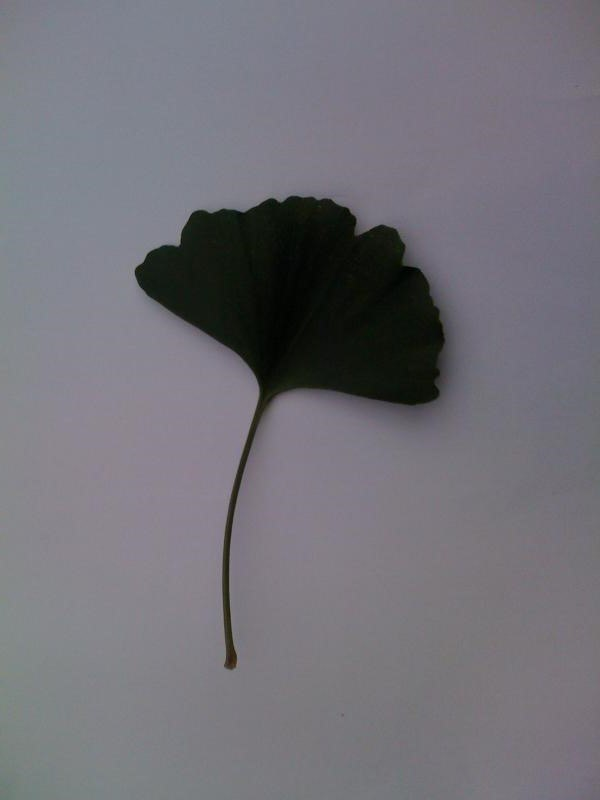
#> input picture img/1.jpg, 600 x 800 px
$ python -i leafCheck.py   (imports and definitions only)   (Python 2 division)   (older library calls are emulated)
#> lines starting #> are read from the running program, lines starting #| are printed output that depends on the picture; after the words box and inside, x2 and y2 are one past the last pixel; in counts of white or black regions, pixels touching at a corner belong together
# -*- coding: utf-8 -*-
"""
Created on Mon Nov 13 14:47:19 2017

@author: Eclair
"""
import numpy as np
import cv2
import math

def leafCheck(sourceImage):
    result = True

    # Resize if necessary
    TARGET_PIXEL_AREA = 300000.0
    ratio = float(sourceImage.shape[1]) / float(sourceImage.shape[0])
#> ratio = 0.75
    new_h = int(math.sqrt(TARGET_PIXEL_AREA / ratio) + 0.5)
#> new_h = 632
    new_w = int((new_h * ratio) + 0.5)
#> new_w = 474
    img = cv2.resize(sourceImage, (new_w,new_h))
    height, width = img.shape
#> height = 632; width = 474

    # Threshold
    th, im_th = cv2.threshold(img, 0, 255, cv2.THRESH_BINARY_INV+cv2.THRESH_OTSU)
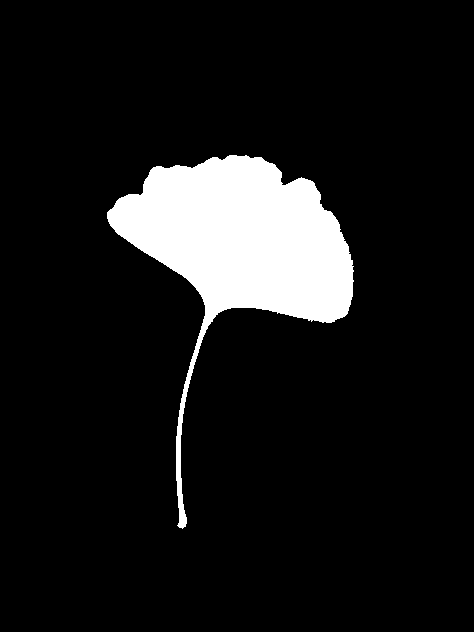
#> im_th: shape (632, 474); 9.7% white; 1 white region, box (x1, y1, x2, y2) and area: (107, 155, 354, 529) 29007
#> th = 71

    # Copy the thresholded image.
    im_floodfill = im_th.copy()

    # Mask used to flood filling.
    # Notice the size needs to be 2 pixels > than the image.
    h, w = im_th.shape[:2]
#> h = 632; w = 474
    mask = np.zeros((h+2, w+2), np.uint8)

    # Floodfill from point (0, 0)
    cv2.floodFill(im_floodfill, mask, (0,0), 255);
#> im_floodfill: shape (632, 474); every value is 255

    # Invert floodfilled image
    im_floodfill_inv = cv2.bitwise_not(im_floodfill)
#> im_floodfill_inv: shape (632, 474); every value is 0

    # Combine the two images to get the foreground.
    im_out = im_th | im_floodfill_inv

    # Connected components
    nb_components, output, stats, centroids = cv2.connectedComponentsWithStats(im_out, connectivity=8)
#> nb_components = 2; stats = [[0, 0, 474, 632, 270561], [107, 155, 247, 374, 29007]]; centroids = [[236.1, 323.1], [239.8, 244.3]]
    sizes = stats[1:, -1]; nb_components = nb_components - 1
#> after `sizes = stats[1:, -1]`: sizes = [29007]
#> after `nb_components = nb_components - 1`: nb_components = 1
    min_size = height*width*0.08
#> min_size = 23965.4

    # Remove small objects
    img = np.zeros((output.shape))
    for i in range(0, nb_components):
        if sizes[i] >= min_size:
            img[output == i + 1] = 255
#> img: shape (632, 474) float64; 9.7% white; 1 white region

    img = img.astype(np.uint8)

    #Contours
    edgedImage = img.copy()
    _, contours, _ = cv2.findContours(edgedImage, cv2.RETR_EXTERNAL, cv2.CHAIN_APPROX_SIMPLE)
#> contours = 1 contour; box (x1, y1, x2, y2) and area: (107, 155, 354, 529) 28470
    cv2.drawContours(edgedImage,contours,-1,(255,255,255),1)
    #cv2.imshow('After contouring', preprocessedImage)
    #
#    testlen = len(contours)
#    print testlen
    if len(contours) == 0:
        result=False
        error = 'The leaf is too small. Take a closer shot!'
        return error,0,0

    else:
        #Tophat
        kernel = cv2.getStructuringElement(cv2.MORPH_ELLIPSE,(50, 50))
        #kernel = np.ones((15,25),np.uint8)
        tophat = cv2.morphologyEx(img, cv2.MORPH_TOPHAT, kernel)
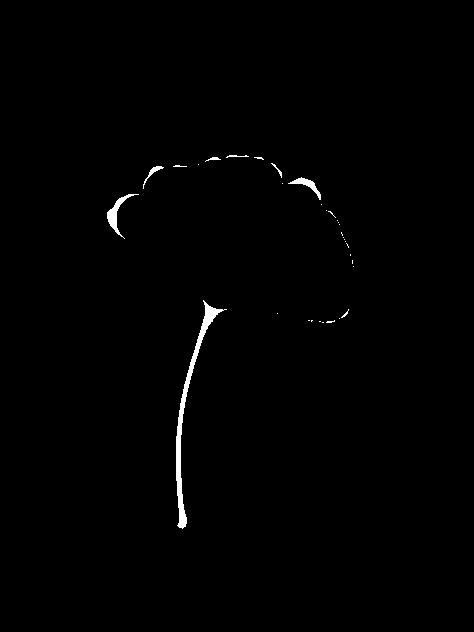
#> tophat: shape (632, 474); 0.7% white; 33 white regions (26 under 20 px)
        thresh = cv2.threshold(tophat, 200, 255, cv2.THRESH_BINARY)[1]
        thresh2 = thresh.copy()
        _, contours,_ = cv2.findContours(thresh2,cv2.RETR_TREE,cv2.CHAIN_APPROX_SIMPLE)
#> contours = 33 contours, 29 with area under 20; largest, box (x1, y1, x2, y2) and area: (176, 300, 227, 529) 1061, (107, 194, 139, 239) 250, (288, 177, 321, 200) 152, (143, 166, 164, 189) 58
        cv2.drawContours(thresh2,contours,-1,(255,255,255),1)
        #cv2.imshow('Tophat', thresh2)

        if len(contours) == 0:
            result=False
            error = 'Error. Use a neutral background, please!'
            return error,0,0

        else:
            #
            def findDiag(cont):
                #
                rect = cv2.minAreaRect(cont)
                box = cv2.boxPoints(rect)
                box = np.int0(box)
                #
                side = np.sqrt((box[0,0]-box[2,0])**2+(box[2,1]-box[0,1])**2)
                return side

            maxSide=0
            #
            for cont in contours:
                side = findDiag(cont)
                if side > maxSide:
                    maxSide = side
#> this loop made 33 passes
#> (rect in findDiag, box in findDiag, side, maxSide) on passes 1, 3, 8, 9: (((322.5, 322), (0, 1), -90), [[323, 322], [322, 322], [322, 322], [323, 322]], 1, 1), (((330, 321.3), (8.2, 1.56), -8.13), [[326, 322], [325, 321], [334, 320], [334, 321]], 8.25, 8.25), (((345.2, 313.6), (10.63, 1.88), -48.81), [[342, 318], [341, 317], [348, 309], [349, 310]], 10.82, 10.82), (((192.2, 413.9), (228, 27.95), -79.41), [[184, 528], [157, 523], [199, 299], [226, 304]], 229.5, 229.5)
#> (rect in findDiag, box in findDiag, side) on passes 2, 5, 6, 7, 10, 13: (((319.5, 321), (0, 1), -90), [[320, 321], [319, 321], [319, 321], [320, 321]], 1), (((308.5, 320), (0, 1), -90), [[309, 320], [308, 320], [308, 320], [309, 320]], 1), (((339, 318), (0, 0), -90), [[339, 318], [339, 318], [339, 318], [339, 318]], 0), (((277, 313), (0, 0), -90), [[277, 313], [277, 313], [277, 313], [277, 313]], 0), (((353, 266), (0, 0), -90), [[353, 266], [353, 266], [353, 266], [353, 266]], 0), (((347.2, 244.9), (0.447, 4.47), -26.57), [[348, 247], [346, 243], [346, 242], [348, 246]], 5.39)
#> after the loop, maxSide = 229.5

            #
            for cont in contours:
                #
                mask = np.zeros(thresh.copy().shape,np.uint8)
                cv2.drawContours(mask,[cont],0,255,-1)
                pixelpoints = np.transpose(np.nonzero(mask))
                #
                side = findDiag(cont)
                #
                if side == maxSide:
                    forPoint = pixelpoints
                    for i in pixelpoints:
                        img[i[0],i[1]] = 0
#> this loop made 33 passes
#> (rect in findDiag, box in findDiag, side) on passes 1, 2, 3, 5, 6, 7, 8: (((322.5, 322), (0, 1), -90), [[323, 322], [322, 322], [322, 322], [323, 322]], 1), (((319.5, 321), (0, 1), -90), [[320, 321], [319, 321], [319, 321], [320, 321]], 1), (((330, 321.3), (8.2, 1.56), -8.13), [[326, 322], [325, 321], [334, 320], [334, 321]], 8.25), (((308.5, 320), (0, 1), -90), [[309, 320], [308, 320], [308, 320], [309, 320]], 1), (((339, 318), (0, 0), -90), [[339, 318], [339, 318], [339, 318], [339, 318]], 0), (((277, 313), (0, 0), -90), [[277, 313], [277, 313], [277, 313], [277, 313]], 0), (((345.2, 313.6), (10.63, 1.88), -48.81), [[342, 318], [341, 317], [348, 309], [349, 310]], 10.82)
#> (cont, pixelpoints, rect in findDiag, box in findDiag, side) on passes 4, 11: ([[311, 320], [311, 321], [312, 320]], [[320, 311], [320, 312], [321, 311]], ((311.3, 320.3), (1.41, 0.707), -45), [[311, 321], [310, 320], [311, 319], [312, 320]], 2), ([[352, 260], [352, 263]], [[260, 352], [261, 352], [262, 352], [263, 352]], ((352, 261.5), (3, 0), -90), [[352, 263], [352, 263], [352, 260], [352, 260]], 3)
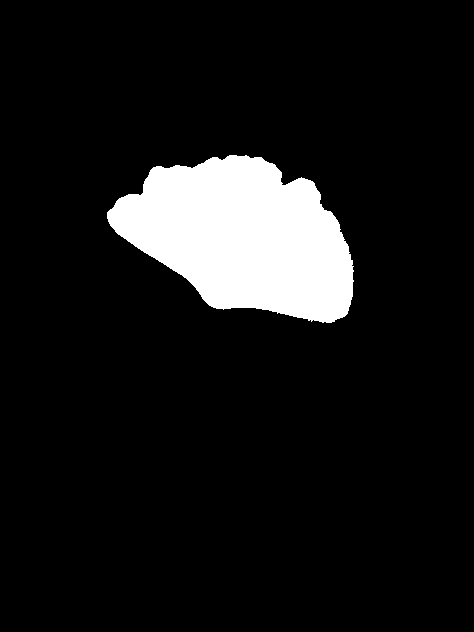
#> img: shape (632, 474); 9.2% white; 1 white region, box (x1, y1, x2, y2) and area: (107, 155, 354, 323) 27705
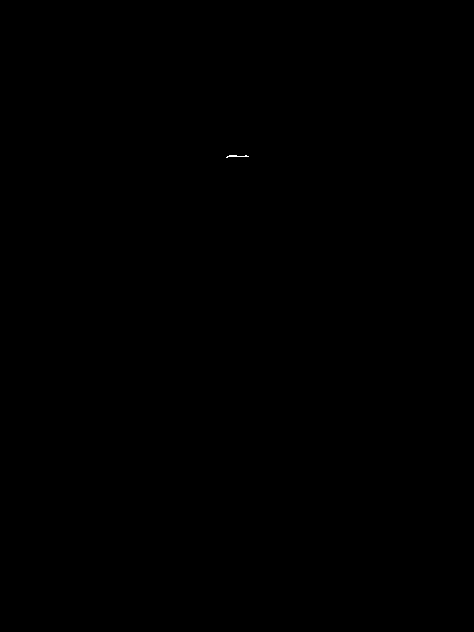
#> mask: shape (632, 474); 0.01% white in thin lines or dots, all inside (x1, y1, x2, y2) = (226, 155, 249, 158)

            #
            backtorgb = cv2.cvtColor(img,cv2.COLOR_GRAY2RGB)
#> backtorgb: shape (632, 474, 3); 9.2% white; 1 white region


            #
            for i in forPoint:
                if img[i[0]-1,i[1]] == 255:
                    coord = i[0]-1,i[1]
                    continue
                elif img[i[0],i[1]+1] == 255:
                     coord = i[0],i[1]+1
                     continue
                elif img[i[0]+1,i[1]] == 255:
                     coord = i[0]+1,i[1]
                     continue
                elif img[i[0],i[1]-1] == 255:
                     coord = i[0],i[1]-1
                     continue
#> this loop made 1302 passes
#> (i, coord) on passes 1, 3, 5, 8, 12, 16, 21, 22, 29, 30, 39, 40: ([300, 203], (299, 203)), ([301, 204], (300, 204)), ([302, 205], (301, 205)), ([303, 206], (302, 206)), ([304, 207], (303, 207)), ([305, 208], (304, 208)), ([306, 209], (305, 209)), ([306, 210], (305, 210)), ([307, 211], (306, 211)), ([307, 212], (306, 212)), ([308, 213], (307, 213)), ([308, 214], (307, 214))
#> coord on passes 61, 62, 81: (308, 225), (308, 226), (309, 223)

            #
            backtorgb[coord[0],coord[1]] = [0,0,255]
#> backtorgb: shape (632, 474, 3); mean B, G, R 23.6, 23.6, 23.6
            height, width, channels = backtorgb.shape
#> channels = 3
            cv2.line(backtorgb,(0,coord[0]),(height,coord[0]),(0,0,255),1)
            cv2.line(backtorgb,(coord[1],width),(coord[1],0),(0,0,255),1)
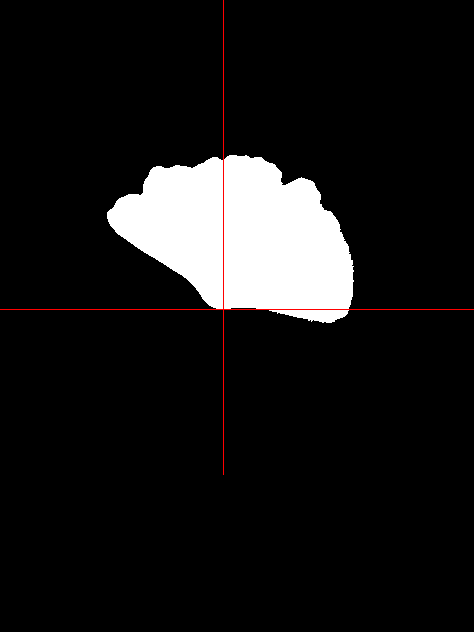
#> backtorgb: shape (632, 474, 3); mean B, G, R 23.4, 23.4, 24.2

            #
            edgedImage = img.copy()
            _, contours, _ = cv2.findContours(edgedImage, cv2.RETR_EXTERNAL, cv2.CHAIN_APPROX_SIMPLE)
#> contours = 1 contour; box (x1, y1, x2, y2) and area: (107, 155, 354, 323) 27385
            cv2.drawContours(edgedImage,contours,-1,(255,255,255),1)

            if len(contours) > 1:
                    result=False
                    error = "Error. This doesn't look like a leaf at all!"
                    return error,0,0
            else:
                if len(contours) == 1:
                    cnt = contours[0]
#> cnt = contour of 341 points, box (x1, y1, x2, y2) (107, 155, 354, 323), area 27385
                    x,y,w,h = cv2.boundingRect(cnt)
#> x = 107; y = 155; w = 247; h = 168
                    area = cv2.contourArea(cnt)
#> area = 27385
                    if x <= 1 or y <=1:
                        result=False
                        error = 'Error. Leaf extends beyond the image borders.'
                        return error,0,0
                    elif x+w-5 >= img.shape[1] or y+h-5 >= img.shape[0]:
                        result=False
                        error = 'Error. Leaf extends beyond the image borders.'
                        return error,0,0
                    elif area < min_size:
                        result=False
                        error = 'Error. Not enough contrast.'
                        return error,0,0
    if result == True:
        print "Your leaf was checked successfully!"
        return img,cnt,coord
#        return 'What a leaf!'

>>> import cv2
>>> picture = cv2.imread('../img/1.jpg', cv2.IMREAD_GRAYSCALE)
>>> result = leafCheck(picture)

$ run again, on img/13.jpg
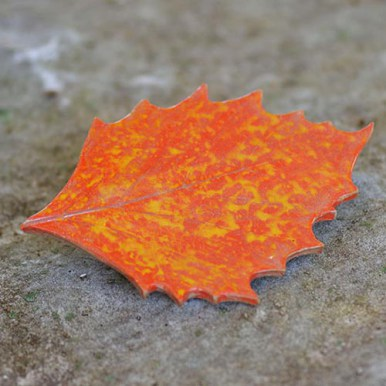
#> input picture img/13.jpg, 386 x 386 px
#> in leafCheck, `th, im_th = cv2.threshold(img, 0, 255, cv2.THRESH_BINARY_INV+cv2.THRES..`:
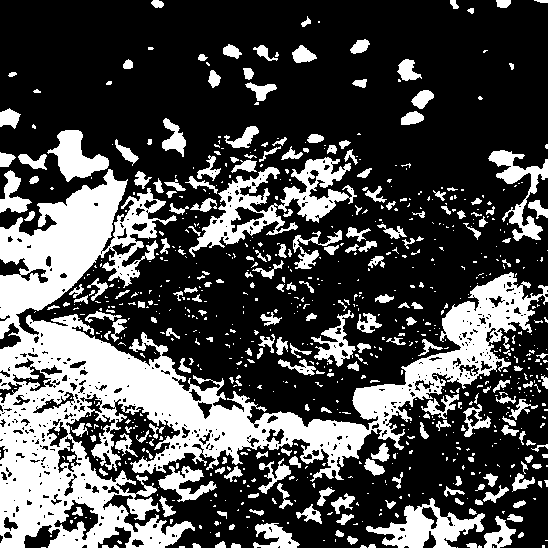
#> im_th: shape (548, 548); 30% white; 818 white regions (592 under 20 px), largest, box (x1, y1, x2, y2) and area: (0, 169, 548, 548) 54063, (189, 157, 357, 257) 4912, (366, 498, 485, 548) 2485
#> th = 125
#> im_floodfill: shape (548, 548); 82.7% white; 454 black regions (375 under 20 px), largest, box (x1, y1, x2, y2) and area: (66, 295, 548, 548) 42924, (54, 500, 98, 540) 677, (0, 258, 48, 283) 471
#> im_out: shape (548, 548); 47.4% white; 498 white regions (354 under 20 px), largest, box (x1, y1, x2, y2) and area: (0, 169, 548, 548) 117412, (189, 157, 357, 257) 5559, (488, 150, 548, 241) 1693
#> output: shape (548, 548) int32; 499 distinct labels, from 0 to 498
#> in leafCheck, `nb_components, output, stats, centroids = cv2.connectedComponentsWithS..`: nb_components = 499; stats = 499 rows, first 6: [0, 0, 548, 430, 157996], [151, 0, 13, 8, 79], [450, 0, 9, 9, 53], [496, 0, 15, 8, 101], [534, 0, 14, 3, 33], [467, 8, 7, 6, 29]; centroids = 499 pairs, first value 5.7 to 547, second value 0.818 to 424.6
#> sizes = 498 values, max 117412 at index 76, min 1 at index 46, mean 285.8
#> in leafCheck, `nb_components = nb_components - 1`: nb_components = 498
#> in leafCheck, `_, contours, _ = cv2.findContours(edgedImage, cv2.RETR_EXTERNAL, cv2.C..`: contours = 1 contour; box (x1, y1, x2, y2) and area: (0, 169, 548, 548) 115602
#> tophat: shape (548, 548); 2.9% white; 69 white regions (49 under 20 px)
#> in leafCheck, `_, contours,_ = cv2.findContours(thresh2,cv2.RETR_TREE,cv2.CHAIN_APPRO..`: contours = 69 contours, 53 with area under 20; largest, box (x1, y1, x2, y2) and area: (100, 188, 177, 288) 2453, (66, 169, 128, 220) 862, (352, 384, 398, 420) 780, (440, 301, 475, 346) 660, (468, 272, 531, 303) 626
#> the loop in leafCheck, `for cont in contours:` made 69 passes
#> (rect in findDiag, box in findDiag, side, maxSide) on passes 1, 3, 8, 10: (((362.2, 425.1), (0.894, 6.71), -63.43), [[365, 427], [359, 424], [359, 423], [365, 426]], 7.21, 7.21), (((370.8, 422.8), (8.49, 3.54), -45), [[369, 427], [366, 424], [372, 418], [375, 421]], 9.49, 9.49), (((313.8, 420.7), (13.93, 3.81), -21.04), [[307, 425], [306, 421], [319, 416], [320, 420]], 15, 15), (((295.3, 415.7), (3.05, 18.03), -56.31), [[302, 421], [287, 411], [288, 409], [303, 419]], 18.44, 18.44)
#> after the loop in leafCheck, `for cont in contours:`: maxSide = 115.1
#> the loop in leafCheck, `for cont in contours:` made 69 passes
#> (rect in findDiag, box in findDiag, side) on passes 1 to 4: (((362.2, 425.1), (0.894, 6.71), -63.43), [[365, 427], [359, 424], [359, 423], [365, 426]], 7.21), (((349, 422), (0, 0), -90), [[349, 422], [349, 422], [349, 422], [349, 422]], 0), (((370.8, 422.8), (8.49, 3.54), -45), [[369, 427], [366, 424], [372, 418], [375, 421]], 9.49), (((341, 421), (0, 0), -90), [[341, 421], [341, 421], [341, 421], [341, 421]], 0)
#> the loop in leafCheck, `for i in forPoint:` made 2757 passes
#> coord on passes 1984, 2014, 2044, 2075: (251, 101), (251, 101), (253, 100), (253, 100)
#> in leafCheck, `cv2.line(backtorgb,(coord[1],width),(coord[1],0),(0,0,255),1)`:
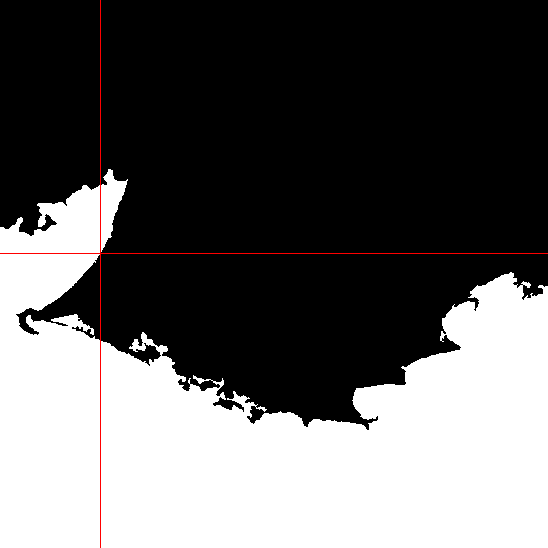
#> backtorgb: shape (548, 548, 3); mean B, G, R 97, 97, 98
#> in leafCheck, `_, contours, _ = cv2.findContours(edgedImage, cv2.RETR_EXTERNAL, cv2.C..`: contours = 1 contour; box (x1, y1, x2, y2) and area: (0, 169, 548, 548) 113145
#> cnt = contour of 1100 points, box (x1, y1, x2, y2) (0, 169, 548, 548), area 113145
#> in leafCheck, `x,y,w,h = cv2.boundingRect(cnt)`: x = 0; y = 169; h = 379
#> area = 113145
